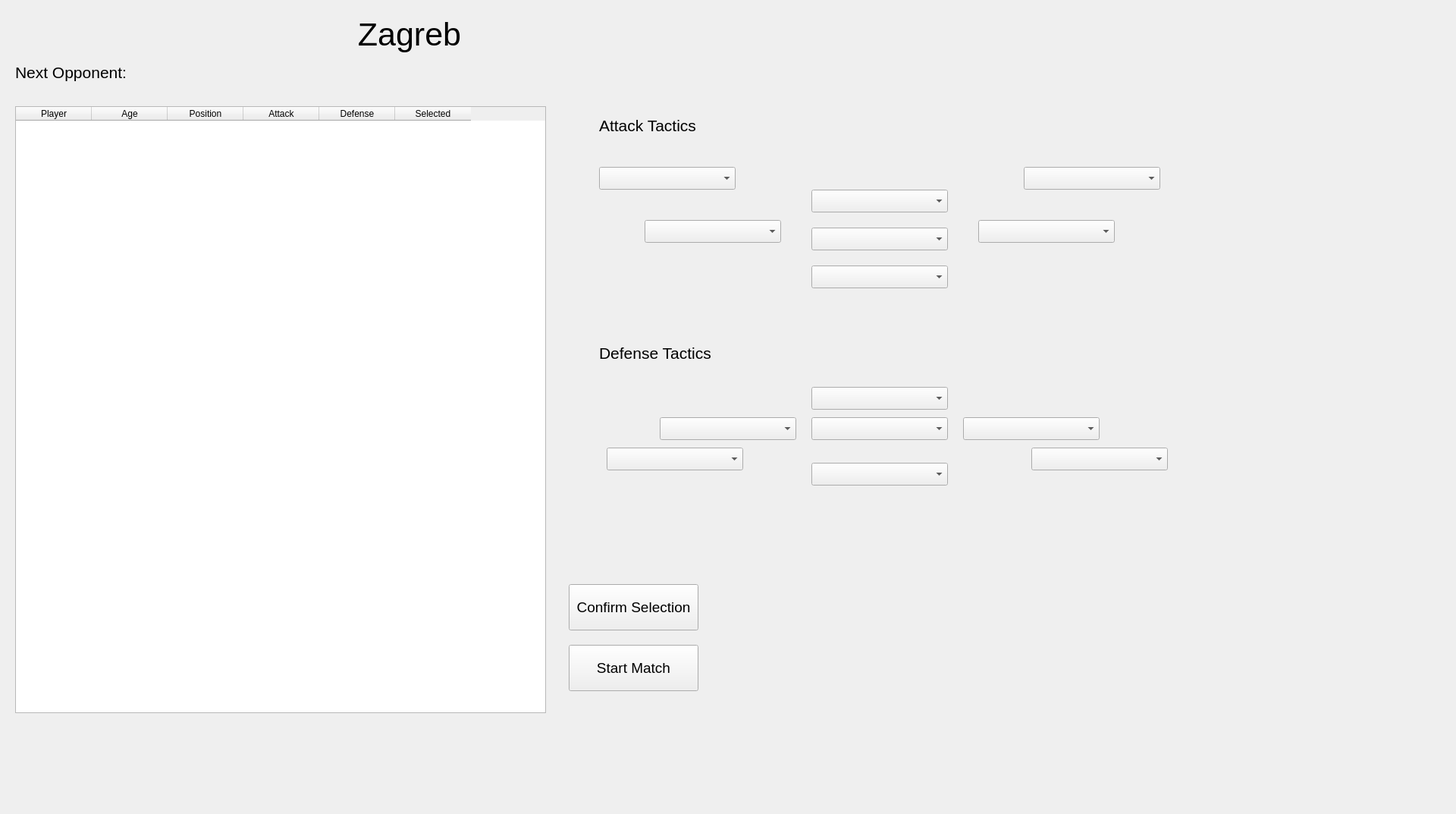
<?xml version="1.0" encoding="UTF-8"?>
<ui version="4.0">
 <class>Form</class>
 <widget class="QWidget" name="Form">
  <property name="geometry">
   <rect>
    <x>0</x>
    <y>0</y>
    <width>1920</width>
    <height>1073</height>
   </rect>
  </property>
  <property name="sizePolicy">
   <sizepolicy hsizetype="Preferred" vsizetype="Preferred">
    <horstretch>0</horstretch>
    <verstretch>0</verstretch>
   </sizepolicy>
  </property>
  <property name="windowTitle">
   <string>Handball Manager</string>
  </property>
  <widget class="QLabel" name="lblClubName">
   <property name="geometry">
    <rect>
     <x>415</x>
     <y>10</y>
     <width>250</width>
     <height>70</height>
    </rect>
   </property>
   <property name="font">
    <font>
     <pointsize>32</pointsize>
    </font>
   </property>
   <property name="text">
    <string>Zagreb</string>
   </property>
   <property name="alignment">
    <set>Qt::AlignCenter</set>
   </property>
  </widget>
  <widget class="QLabel" name="lblNextOpponent">
   <property name="geometry">
    <rect>
     <x>20</x>
     <y>80</y>
     <width>450</width>
     <height>30</height>
    </rect>
   </property>
   <property name="font">
    <font>
     <pointsize>16</pointsize>
    </font>
   </property>
   <property name="text">
    <string>Next Opponent:</string>
   </property>
  </widget>
  <widget class="QTableWidget" name="tblPlayers">
   <property name="geometry">
    <rect>
     <x>20</x>
     <y>140</y>
     <width>700</width>
     <height>800</height>
    </rect>
   </property>
   <column>
    <property name="text">
     <string>Player</string>
    </property>
   </column>
   <column>
    <property name="text">
     <string>Age</string>
    </property>
   </column>
   <column>
    <property name="text">
     <string>Position</string>
    </property>
   </column>
   <column>
    <property name="text">
     <string>Attack</string>
    </property>
   </column>
   <column>
    <property name="text">
     <string>Defense</string>
    </property>
   </column>
   <column>
    <property name="text">
     <string>Selected</string>
    </property>
   </column>
  </widget>
  <widget class="QComboBox" name="cbAtkGk">
   <property name="geometry">
    <rect>
     <x>1070</x>
     <y>350</y>
     <width>180</width>
     <height>30</height>
    </rect>
   </property>
  </widget>
  <widget class="QComboBox" name="cbAtkCb">
   <property name="geometry">
    <rect>
     <x>1070</x>
     <y>300</y>
     <width>180</width>
     <height>30</height>
    </rect>
   </property>
  </widget>
  <widget class="QComboBox" name="cbAtkLb">
   <property name="geometry">
    <rect>
     <x>850</x>
     <y>290</y>
     <width>180</width>
     <height>30</height>
    </rect>
   </property>
  </widget>
  <widget class="QComboBox" name="cbAtkRb">
   <property name="geometry">
    <rect>
     <x>1290</x>
     <y>290</y>
     <width>180</width>
     <height>30</height>
    </rect>
   </property>
  </widget>
  <widget class="QComboBox" name="cbAtkLw">
   <property name="geometry">
    <rect>
     <x>790</x>
     <y>220</y>
     <width>180</width>
     <height>30</height>
    </rect>
   </property>
  </widget>
  <widget class="QComboBox" name="cbAtkRw">
   <property name="geometry">
    <rect>
     <x>1350</x>
     <y>220</y>
     <width>180</width>
     <height>30</height>
    </rect>
   </property>
  </widget>
  <widget class="QComboBox" name="cbAtkP">
   <property name="geometry">
    <rect>
     <x>1070</x>
     <y>250</y>
     <width>180</width>
     <height>30</height>
    </rect>
   </property>
  </widget>
  <widget class="QLabel" name="lblAttack">
   <property name="geometry">
    <rect>
     <x>790</x>
     <y>150</y>
     <width>151</width>
     <height>30</height>
    </rect>
   </property>
   <property name="font">
    <font>
     <pointsize>16</pointsize>
    </font>
   </property>
   <property name="text">
    <string>Attack Tactics</string>
   </property>
  </widget>
  <widget class="QPushButton" name="btnStartMatch">
   <property name="geometry">
    <rect>
     <x>750</x>
     <y>850</y>
     <width>171</width>
     <height>61</height>
    </rect>
   </property>
   <property name="font">
    <font>
     <pointsize>14</pointsize>
    </font>
   </property>
   <property name="text">
    <string>Start Match</string>
   </property>
  </widget>
  <widget class="QComboBox" name="cbDefRb">
   <property name="geometry">
    <rect>
     <x>1270</x>
     <y>550</y>
     <width>180</width>
     <height>30</height>
    </rect>
   </property>
  </widget>
  <widget class="QComboBox" name="cbDefRw">
   <property name="geometry">
    <rect>
     <x>1360</x>
     <y>590</y>
     <width>180</width>
     <height>30</height>
    </rect>
   </property>
  </widget>
  <widget class="QComboBox" name="cbDefCb">
   <property name="geometry">
    <rect>
     <x>1070</x>
     <y>510</y>
     <width>180</width>
     <height>30</height>
    </rect>
   </property>
  </widget>
  <widget class="QComboBox" name="cbDefLw">
   <property name="geometry">
    <rect>
     <x>800</x>
     <y>590</y>
     <width>180</width>
     <height>30</height>
    </rect>
   </property>
  </widget>
  <widget class="QComboBox" name="cbDefP">
   <property name="geometry">
    <rect>
     <x>1070</x>
     <y>550</y>
     <width>180</width>
     <height>30</height>
    </rect>
   </property>
  </widget>
  <widget class="QLabel" name="lblDefense">
   <property name="geometry">
    <rect>
     <x>790</x>
     <y>450</y>
     <width>151</width>
     <height>30</height>
    </rect>
   </property>
   <property name="font">
    <font>
     <pointsize>16</pointsize>
    </font>
   </property>
   <property name="text">
    <string>Defense Tactics</string>
   </property>
  </widget>
  <widget class="QComboBox" name="cbDefLb">
   <property name="geometry">
    <rect>
     <x>870</x>
     <y>550</y>
     <width>180</width>
     <height>30</height>
    </rect>
   </property>
  </widget>
  <widget class="QComboBox" name="cbDefGk">
   <property name="geometry">
    <rect>
     <x>1070</x>
     <y>610</y>
     <width>180</width>
     <height>30</height>
    </rect>
   </property>
  </widget>
  <widget class="QPushButton" name="btnConfirmSelection">
   <property name="geometry">
    <rect>
     <x>750</x>
     <y>770</y>
     <width>171</width>
     <height>61</height>
    </rect>
   </property>
   <property name="font">
    <font>
     <pointsize>14</pointsize>
    </font>
   </property>
   <property name="text">
    <string>Confirm Selection</string>
   </property>
  </widget>
 </widget>
 <resources/>
 <connections/>
</ui>
